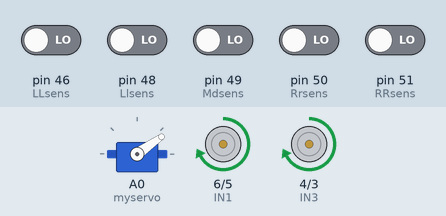
The sketch below on a simulated Arduino Mega 2560, built with avr-gcc and run on an emulated ATmega2560. Parts: servo, motor-driver pin pairs drawn as motors (green arrow = first pin HIGH = forward, orange = second pin HIGH = backward, longer = more drive, scaled by the enable pin). The test bench sets the inputs (shaded band); at power-on: pin 46 (LLsens), pin 48 (Llsens), pin 49 (Mdsens), pin 50 (Rrsens), pin 51 (RRsens) LOW. What the sketch prints to the serial monitor is not drawn.

Above: at 1.2 s.
1.3 s: pin 46 (LLsens) driven HIGH
At 1.9 s:
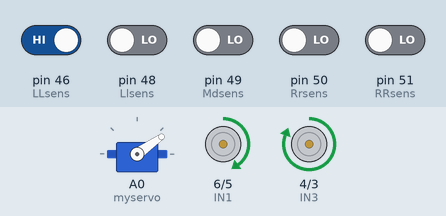
2.8 s: pin 48 (Llsens) driven HIGH
At 4.6 s:
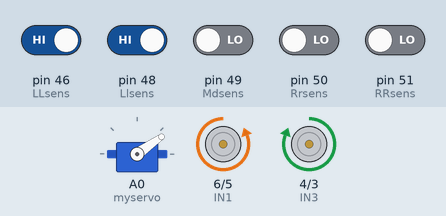
7.8 s: pin 48 (Llsens) driven LOW
At 9.5 s:
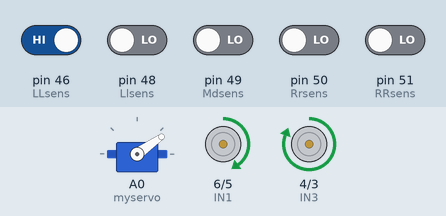
9.8 s: pin 46 (LLsens) driven LOW
At 10.8 s:
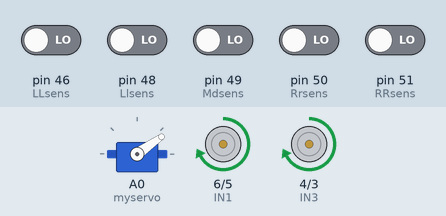
11.3 s: pin 50 (Rrsens) driven HIGH
At 11.9 s:
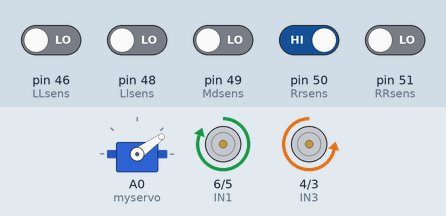
Timing chart, 0 to 13.8 s (numbered marks = the images above; inputs shaded):
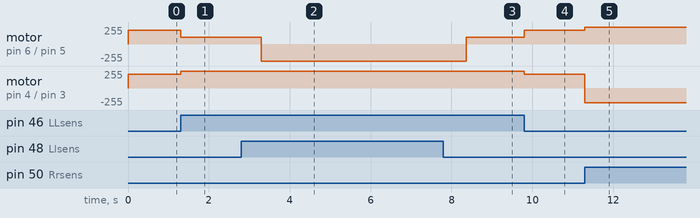

Measured:
- after the input at 1.3 s, motor on pin 6 (IN1) / pin 5 (IN2): forward 205/255 → forward 100/255 at once; motor on pin 4 (IN3) / pin 3 (IN4): forward 205/255 → forward 255/255 at once
- after the input at 2.8 s, motor on pin 6 (IN1) / pin 5 (IN2): forward 100/255 → backward 255/255 after 0.50 s
- after the input at 7.8 s, motor on pin 6 (IN1) / pin 5 (IN2): backward 255/255 → forward 100/255 after 0.56 s
- after the input at 9.8 s, motor on pin 6 (IN1) / pin 5 (IN2): forward 100/255 → forward 205/255 at once; motor on pin 4 (IN3) / pin 3 (IN4): forward 255/255 → forward 205/255 at once
- after the input at 11.3 s, motor on pin 6 (IN1) / pin 5 (IN2): forward 205/255 → forward 255/255 at once; motor on pin 4 (IN3) / pin 3 (IN4): forward 205/255 → backward 220/255 at once

The sketch:

arduino_code.ino
```cpp
#include <Wire.h>  // i2c RPI and Arduino
#include <Servo.h> // Cam

//            --- motors ---
#define ENA 7     //Left Motor Speed
#define ENB 2     //Right Motor Speed

//            --- H-Bridge ---
#define IN1 6     //Forward - Left Motor
#define IN2 5     //Backwards - Left Motor
#define IN3 4     //Forward - Right Motor
#define IN4 3     //Backwards - Right Motor

//            --- sensors ---
#define LLsens 46
#define Llsens 48
#define Mdsens 49
#define Rrsens 50
#define RRsens 51

Servo myservo;
String Sensor_Value = ""; // Sensors Reading
String dataReceived = "";
long int num = 0;
char func = 'z';
bool DE;

void setup()
{
  Serial.begin(115200);
  myservo.attach(A0);
  Wire.begin(0x18);
  Wire.onReceive(receiveData);
  pinMode(IN1, OUTPUT);
  pinMode(IN2, OUTPUT);
  pinMode(IN3, OUTPUT);
  pinMode(IN4, OUTPUT);
}
void loop()
{
  Sensor();
  myservo.write(35);
  melb();

}

void Forward(int LMS, int RMS)
{
  digitalWrite (IN1, HIGH);
  digitalWrite (IN2, LOW);
  digitalWrite (IN3, HIGH);
  digitalWrite (IN4, LOW);
  analogWrite  (ENA, LMS);
  analogWrite  (ENB, RMS);
}
void Backwards(int LMS, int RMS)
{
  digitalWrite (IN1, LOW);
  digitalWrite (IN2, HIGH);
  digitalWrite (IN3, LOW);
  digitalWrite (IN4, HIGH);
  analogWrite  (ENA, LMS);
  analogWrite  (ENB, RMS);
}
void Left_Turn(int LMS, int RMS)
{
  digitalWrite (IN1, LOW);
  digitalWrite (IN2, HIGH);
  digitalWrite (IN3, HIGH);
  digitalWrite (IN4, LOW);
  analogWrite  (ENA, LMS);
  analogWrite  (ENB, RMS);
}
void Right_Turn(int LMS, int RMS)
{
  digitalWrite (IN1, HIGH);
  digitalWrite (IN2, LOW);
  digitalWrite (IN3, LOW);
  digitalWrite (IN4, HIGH);
  analogWrite  (ENA, LMS);
  analogWrite  (ENB, RMS);
}
void Sensor()
{
  Sensor_Value = "";
  Sensor_Value += digitalRead(LLsens);
  Sensor_Value += digitalRead(Llsens);
  Sensor_Value += digitalRead(Mdsens);
  Sensor_Value += digitalRead(Rrsens);
  Sensor_Value += digitalRead(RRsens);

//                                  --- NO sensor case ---
  if (Sensor_Value == "00000")
  {
    Forward(205, 205);
  }

//                                  --- ONE sensor cases ---
  else if (Sensor_Value == "10000")
  {
    Forward(100, 255);
  }

  else if (Sensor_Value == "01000")
  {
    Left_Turn(220, 255);
  }

  else if (Sensor_Value == "00100")
  {
    Forward(245, 245);
  }

  else if (Sensor_Value == "00010")
  {
    Right_Turn(255, 220);
  }

  else if (Sensor_Value == "00001")
  {
    Forward(255, 100);
  }

//                                    --- TWO sensors cases ---
  else if (Sensor_Value == "11000")
  {
    delay(500);
    Left_Turn(255, 255);
    delay(890);
  }

  else if (Sensor_Value == "00011")
  {
    delay(500);
    Right_Turn(255, 255);
    delay(890);
  }

  else if (Sensor_Value == "10100")
  {
    Left_Turn(255, 255);
  }

  else if (Sensor_Value == "01100")
  {
    Left_Turn(200,255);
  }

  else if (Sensor_Value == "01010")
  {
    Forward(245,245);
  }

  else if (Sensor_Value == "00110")
  {
    Right_Turn(255,200);
  }

  else if (Sensor_Value == "00101")
  {
    Right_Turn(255, 255);
  }

//                                     --- THREE sensors cases ---

  else if (Sensor_Value == "11010")
  {
    Left_Turn(255, 255);
    DE = 1;
  }

  else if (Sensor_Value == "01110")
  {
    Forward(255, 255);
  }

  else if (Sensor_Value == "01101")
  {
    Left_Turn(190,190);
  }

  else if (Sensor_Value == "01011")
  {
    Right_Turn(255, 255);
    DE = 0;
  }

  else if (Sensor_Value == "00111")
  {
    Forward(255, 255);
  }

//                                     --- FOUR sensors cases ---

  else if (Sensor_Value == "11011")
  {
    if (DE == 1)
    {
      Left_Turn(255, 255);
    }
    else
    {
      Right_Turn(255, 255);
    }
  }

//                                     --- FIVE sensors case ---

  else if (Sensor_Value == "11111")
  {
    Forward(235, 235);
  }

  Serial.println(func);

  }
void melb()
{
//     --- right green case ---
  if (func == 'r')
  {
    Serial.println("Rightttt");
    while (Sensor_Value != "11100" && Sensor_Value != "11111" && Sensor_Value != "11011")
    {
      Sensor_Value = "";
      Sensor_Value += digitalRead(LLsens);
      Sensor_Value += digitalRead(Llsens);
      Sensor_Value += digitalRead(Mdsens);
      Sensor_Value += digitalRead(Rrsens);
      Sensor_Value += digitalRead(RRsens);
      Forward(155, 155);
    }
    delay(500);
    Serial.println("OOUUUUTTT");
    Right_Turn(255, 255);
    delay(890);
  }

//         --- left green case ---
  else if (func == 'l')
  {
    Serial.println("LEEEEEFFFTTT");
    while (Sensor_Value != "11100" && Sensor_Value != "11111" && Sensor_Value != "11011")
    {
      Sensor_Value = "";
      Sensor_Value += digitalRead(LLsens);
      Sensor_Value += digitalRead(Llsens);
      Sensor_Value += digitalRead(Mdsens);
      Sensor_Value += digitalRead(Rrsens);
      Sensor_Value += digitalRead(RRsens);
      Forward(155, 155);
    }
    Serial.println("OUUTTTTT");
    delay(500);
    Left_Turn(255, 255);
    delay(890);
  }
}

//        --- raspiberry communication ---

void receiveData(int byteCount)
  {

    num = 0;
    while (Wire.available()) {
    dataReceived += (char)Wire.read();
  }

  int n = dataReceived.length();
  for (int w = 1; w < n; w = w + 1)
  {
    if (w == 1)
    {
      func = dataReceived[w];
    }
    else
    {
      int a = (int)dataReceived[w] - 48;
      num = num + round(pow(10, (n - 1 - w)) * a);
    }
  }
  //Serial.println(func);
  //Serial.println(dataReceived);
  //Serial.print(" - ");
  //Serial.println(num);
  dataReceived = "";
}
```
